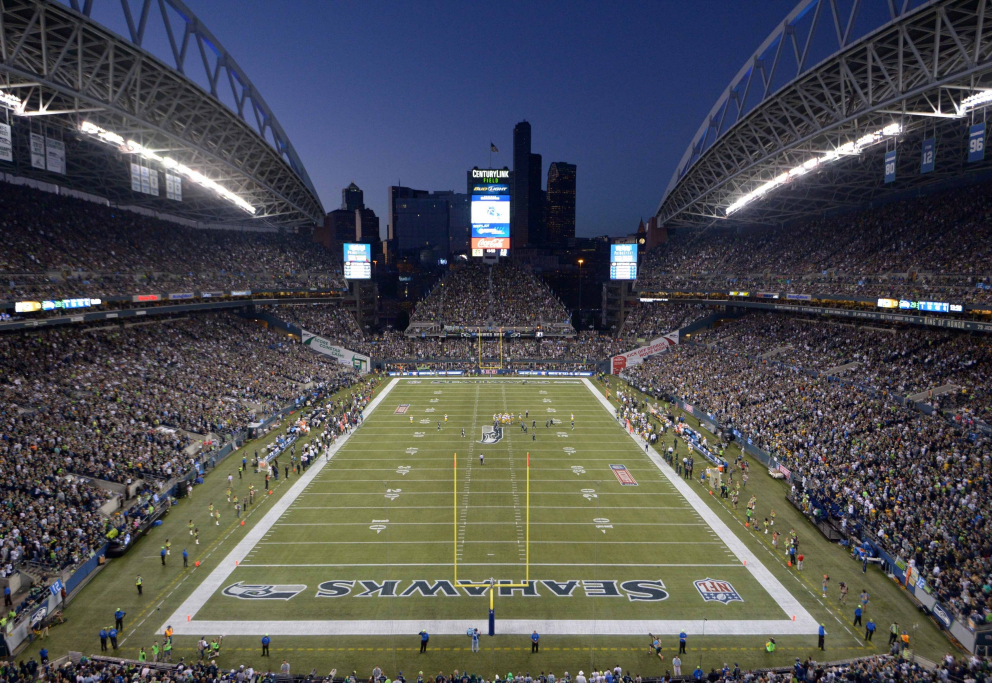
#> input picture images/view1.jpg, 2975 x 2048 px (shown at 1/3 size)
$ python field.py   (older library calls are emulated)
#> lines starting #> are read from the running program, lines starting #| are printed output that depends on the picture
#> further down, image is the input picture: shape (2048, 2975, 3); mean B, G, R 82.2, 78.8, 77.4
import cv2, numpy as np
import argparse
import matplotlib as plt

"""
A fcs_hackathon Project.
Author: Justin McGettigan

This program will do the following:
- take input images or footage
- determine the borders of the game field
- crop the game field out of the camera view
- detect all of the players on the field
- identify what team each player is on
"""

class Field:
    def __init__(self):
        pass

class Player:
    def __init__(self):
        pass

class Camera:
    def __init__(self):
        self.window_name = "Test"
        self.window = cv2.namedWindow(self.window_name, cv2.WINDOW_NORMAL)
        #cv2.resizeWindow(self.window_name, 600, 600)

    def process_image3(self, image):
        hsv = cv2.cvtColor(image,cv2.COLOR_BGR2HSV)
#> hsv: shape (2048, 2975, 3); mean H, S, V 89.5, 83, 94
        #green range
        lower_green = np.array([0, 0, 0])
        upper_green = np.array([255, 255, 255])

        #Define a mask ranging from lower to uppper
        mask = cv2.inRange(hsv, lower_green, upper_green)
#> mask: shape (2048, 2975); every value is 255
        #Do masking
        res = cv2.bitwise_and(image, image, mask=mask)
        #convert to hsv to gray
        res_bgr = cv2.cvtColor(res,cv2.COLOR_HSV2BGR)
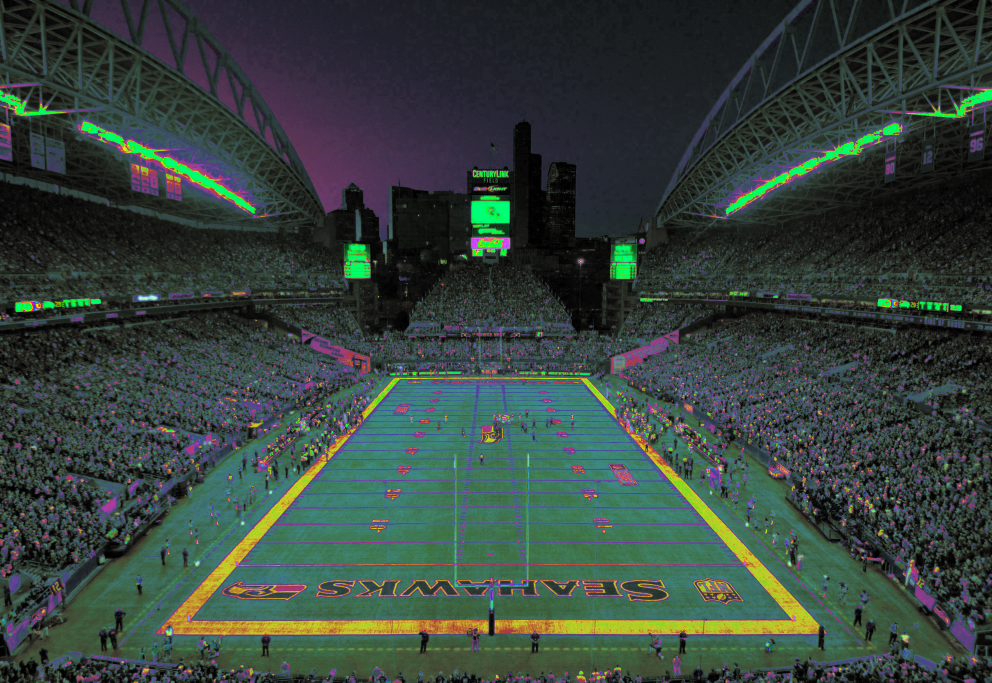
#> res_bgr: shape (2048, 2975, 3) (shown at 1/3 size); mean B, G, R 61.1, 67.6, 53.8
        res_gray = cv2.cvtColor(res,cv2.COLOR_BGR2GRAY)
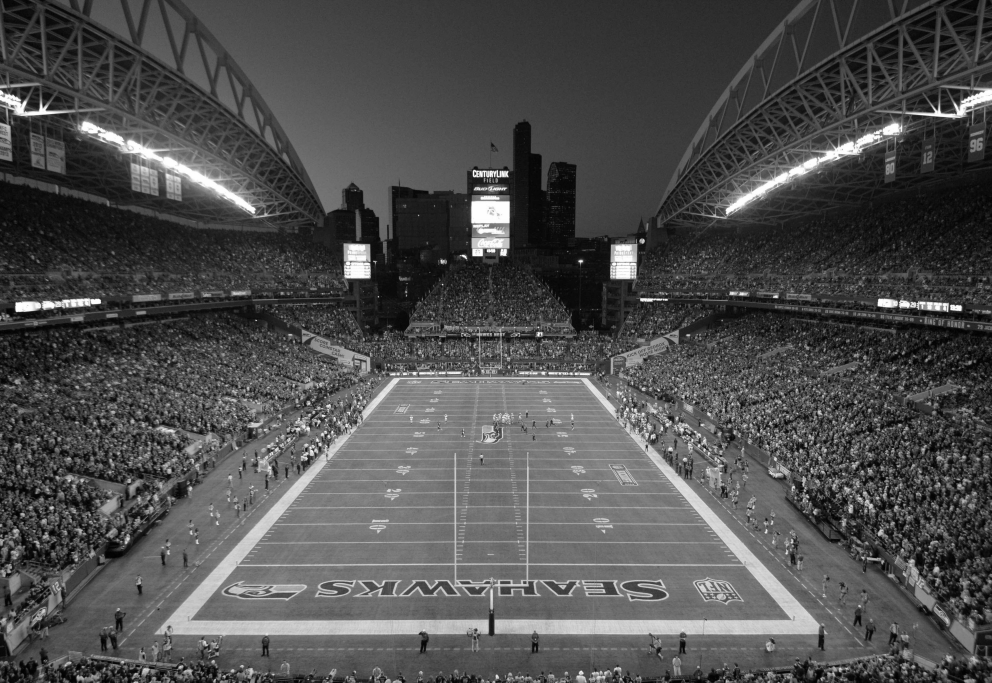
#> res_gray: shape (2048, 2975) (shown at 1/3 size); min 0, max 255, mean 78.8

        self.display(res_bgr)

    # [63 lines left out: functions process_image, mask, not called in this run]

    def process_video(self):
        pass

    # [44 lines left out: function process_image2, not called in this run]

    def display(self, image):
        image = cv2.resize(image, (0,0), fx = 0.5, fy = 0.5)
#> image: shape (1024, 1488, 3)
        cv2.imshow(self.window_name, image)
        cv2.waitKey(2000)

if __name__ == '__main__':
    camera = Camera()

    image = cv2.imread('images/view1.jpg')
    camera.process_image3(image)

$ run again, with images/view6.jpg copied over images/view1.jpg
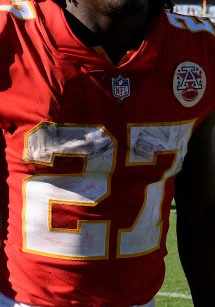
#> input picture images/view6.jpg, 215 x 307 px
#> image is the input picture: shape (307, 215, 3); mean B, G, R 42.7, 46.4, 95.2
#> hsv: shape (307, 215, 3); mean H, S, V 60.3, 179.5, 98.3
#> mask: shape (307, 215); every value is 255
#> in process_image3, `res_gray = cv2.cvtColor(res,cv2.COLOR_BGR2GRAY)`:
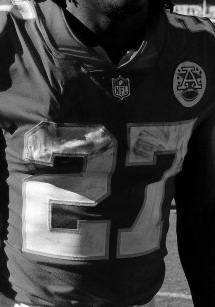
#> res_gray: shape (307, 215); min 0, max 255, mean 60.6
#> in display, `image = cv2.resize(image, (0,0), fx = 0.5, fy = 0.5)`:
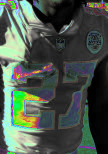
#> image: shape (154, 108, 3); mean of channels 0, 1, 2 76.1, 87.3, 74.9; drawn as B, G, R
